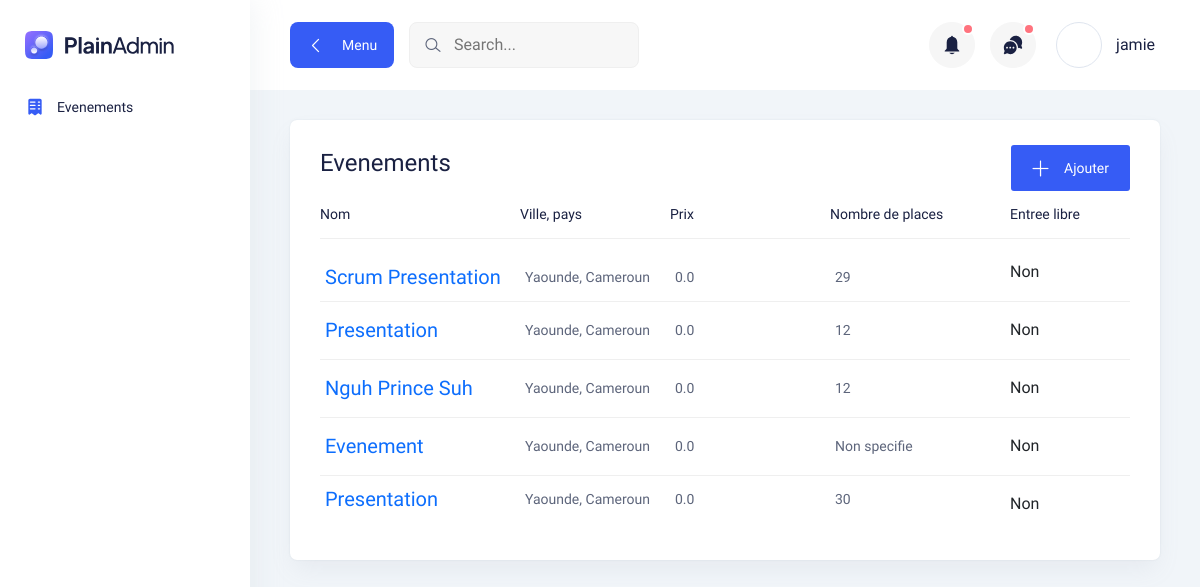
Page /events/ (signed in) on the earlier database version.
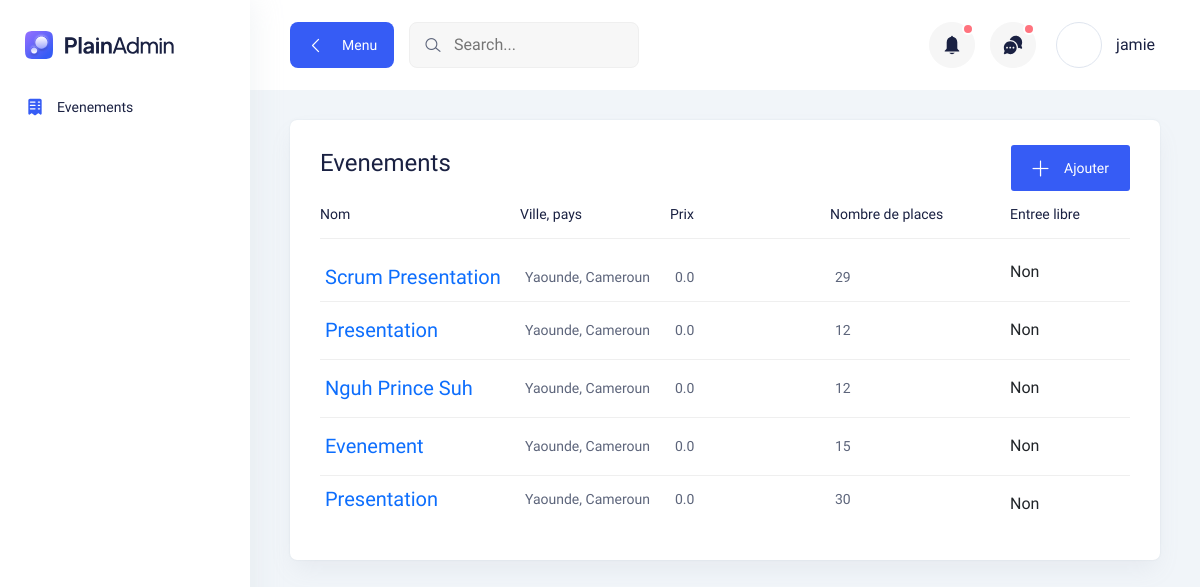
Same page on the later database version.
### main/models.py (models this page shows, shortened)
class Evenement(models.Model):
    EVENT_TYPES = [
        ("pres", _("Presentiel")),
        ("online", _("En ligne"))
    ]
    EVENT_CATEGORIES = [
        ("marriage", _("Marriage")),
        ("seminar", _("Seminaire")),
        ("workshop", _("Atelier")),
        ("meeting", _("Meeting")),
    ]
    nom = models.CharField(max_length=100)
    ville = models.CharField(max_length=100, default="Yaounde")
    pays = models.CharField(max_length=100, default="Cameroun")
    lieu = models.TextField()
    nombres_de_places = models.IntegerField(null=True, blank=True)
    rempli = models.BooleanField(default=False) # this is True when the event is sold out
    prix = models.FloatField(default=0)
    entree_gratuit = models.BooleanField(default=False)
    description = models.TextField(null=True, blank=True)
    categorie = models.CharField(default="marriage", choices=EVENT_CATEGORIES, max_length=20)
    type =models.CharField(default="pres", choices=EVENT_TYPES, max_length=10)
    organisateur = models.CharField(max_length=50, null=True, blank=True)
    contact = models.CharField(max_length=100, blank=True, null=True, verbose_name=_("Contact d'organisateur"))
    date_heure_debut = models.DateTimeField(default=timezone.now, verbose_name=_("Debut (Date & heure)"))
    date_heure_fin = models.DateTimeField(null=True, blank=True, verbose_name=_("Fin (Date & heure)"))
    lieu = models.TextField(null=True, blank=True)
    lien = models.URLField(null=True, blank=True)
    user = models.ForeignKey(User, null=True, on_delete=models.CASCADE)

### main/views.py (the view, shortened to what this page needs)
# urls.py: path("events/", views.events, name="events"),
@login_required
def events(request, event_id=None):
    user = request.user
    edit_form = UpdateEvenementForm
    if not event_id:
        if request.method == 'POST':
            form = EvenementForm(request.POST, request.FILES)
            if form.is_valid():
                evenement = form.save()
                evenement.user = user
                evenement.save()
                excel_file = form.cleaned_data.get("participants_file")
                if excel_file:
                    try:
                        df = pd.read_excel(excel_file)
                        for index, row in df.iterrows():
                            email = row.get("Email")
                            name = row.get("Nom")
                            if email and name:
                                Participant.objects.create(
                                    evenement=evenement,
                                    email=email,
                                    statut='pending',
                                    name=name
                                )
                    except Exception as e:
                        evenement.delete()
                        return JsonResponse({'success': False, 'errors': ['Error adding participants from excel file']})
                return JsonResponse({'success': True})  # Return success response
            return JsonResponse({'success': False, 'errors': form.errors})  # Return validation errors
        else:
            form = EvenementForm()
            evenements = Evenement.objects.filter(Q(user=user) | Q(user__isnull=True))
        return render(request, "main/evenements.html", context={'evenements': evenements, 'form': form, 'edit_form': edit_form})

### main/templates/main/evenements.html (shortened to what the changed rows need)
{% extends 'main/sidebar_base.html' %}
{% load i18n %}
{% block page_content %}
<section>
    <div class="container-fluid pt-30">
        <div class="tables-wrapper">
            <div class="row">
                <div class="col-lg-12">
                    <div class="card-style mb-30">
                        <div class="table-wrapper table-responsive">
                            <table class="table">
                                <thead>
                                    <tr>
                                        <th class="lead-info">
                                            <h6>{% trans "Nom" %}</h6>
                                        </th>
                                        <th class="lead-email">
                                            <h6>{% trans "Ville, pays" %}</h6>
                                        </th>
                                        <th class="lead-phone">
                                            <h6>{% trans "Prix" %}</h6>
                                        </th>
                                        <th class="lead-company">
                                            <h6>{% trans "Nombre de places" %}</h6>
                                        </th>
                                        <th class="lead-company">
                                            <h6>{% trans "Entree libre" %}</h6>
                                        </th>
                                    </tr>
                                </thead>
                                <tbody>
                                    {% for evenement in evenements %}
                                    <tr>
                                        <td class="min-width">
                                            <div class="lead">
                                                <div class="lead-text">
                                                    <a href="{% url 'event-detail' evenement.id %}">{{ evenement.nom }}</a>
                                                </div>
                                            </div>
                                        </td>
                                        <td class="min-width">
                                            <p><a href="#0">{{ evenement.ville }}, {{ evenement.pays }}</a></p>
                                        </td>
                                        <td class="min-width">
                                            <p>{{ evenement.prix }}</p>
                                        </td>
                                        <td class="min-width">
                                            <p>
                                                {% if evenement.nombres_de_places %}
                                                {{ evenement.nombres_de_places }}
                                                {% else %}
                                                {% trans "Non specifie" %}
                                                {% endif %}
                                            </p>
                                        </td>
                                        <td>
                                            {% if evenement.entree_gratuit %}
                                            {% trans "Oui" %}
                                            {% else %}
                                            {% trans "Non" %}
                                            {% endif %}
                                        </td>
                                    </tr>
                                    {% endfor %}
                                </tbody>
                            </table>
                        </div>
                    </div>
                </div>
            </div>
        </div>
    </div>
</section>
{% endblock %}

Differences in the rows shown:
changed Evenement "Evenement": nombres_de_places (not shown) → "15"; trans "Non specifie" → (not shown)
